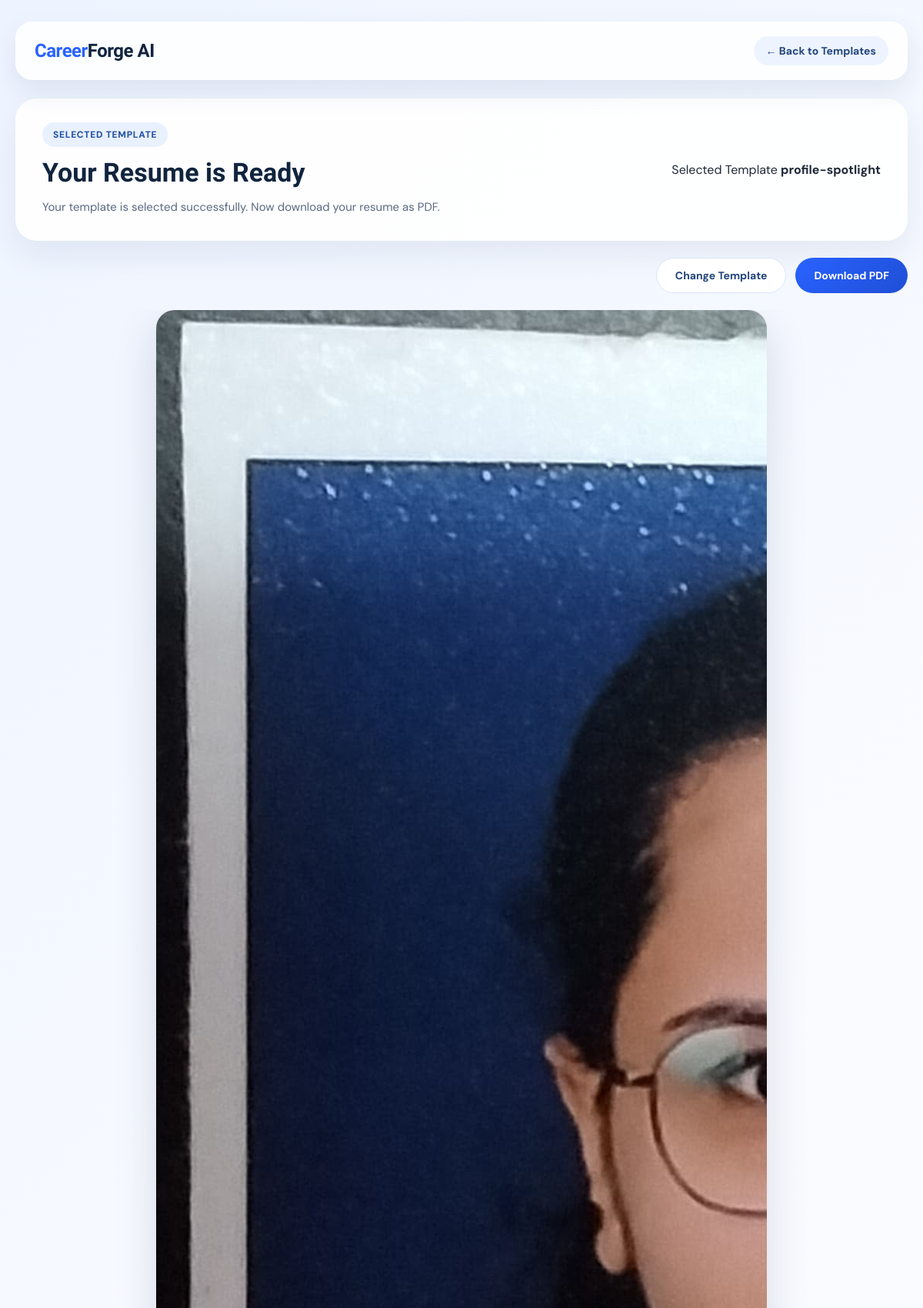
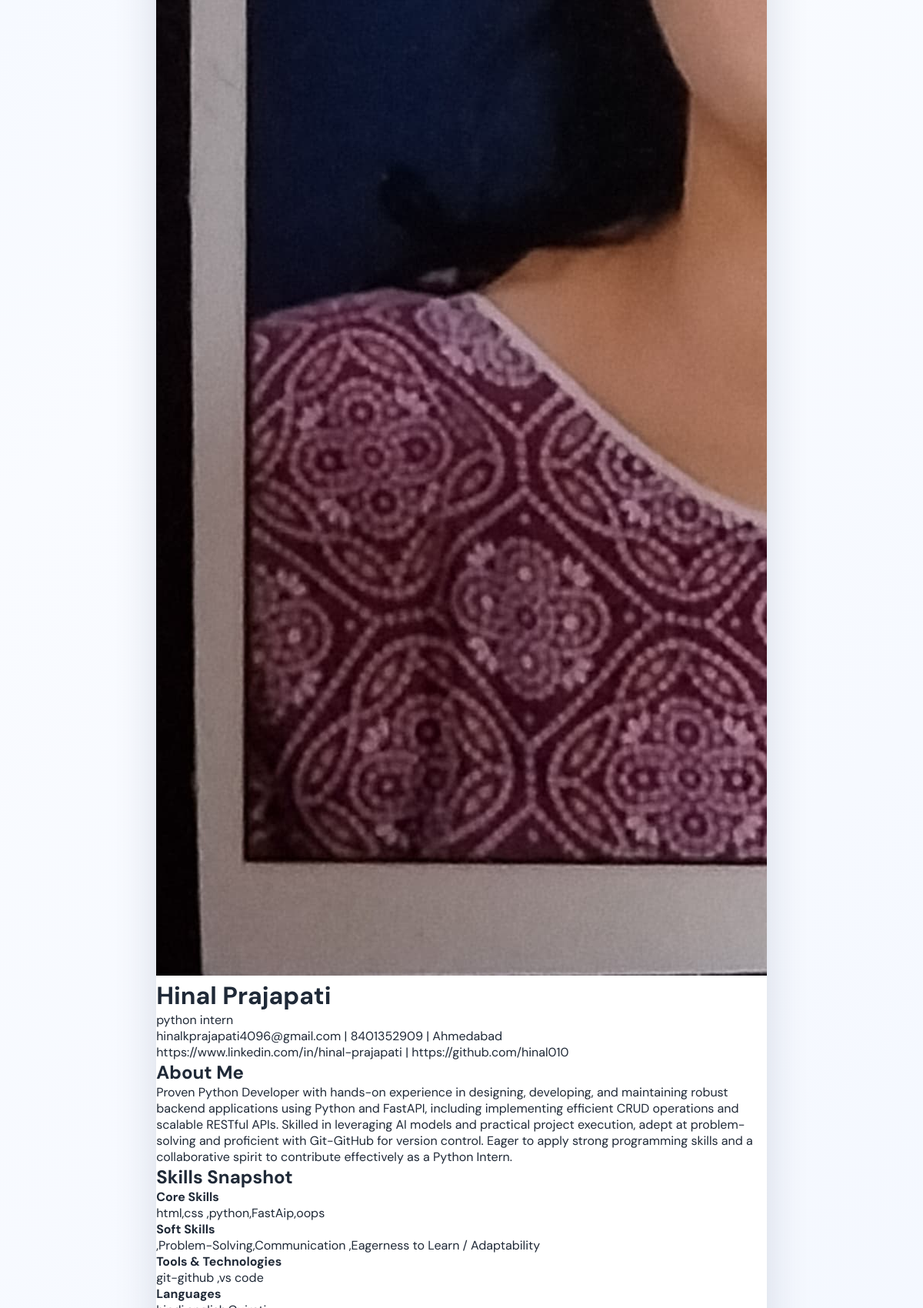
/use_template?template=profile-spotlight (signed in, upper part), run on the app's committed database (2 pictures, top to bottom).
### tables this page shows
CREATE TABLE user_profile (
    id INTEGER PRIMARY KEY AUTOINCREMENT,
    user_id INTEGER UNIQUE,
    full_name TEXT,
    email TEXT,
    contact TEXT,
    location TEXT,
    country TEXT,
    linkedin TEXT,
    github TEXT,
    photo TEXT,
    FOREIGN KEY (user_id) REFERENCES users(id) ON DELETE CASCADE
);

CREATE TABLE user_skills (
    id INTEGER PRIMARY KEY AUTOINCREMENT,
    user_id INTEGER UNIQUE,
    job_role_id INTEGER,
    custom_job_role TEXT,
    core_skills TEXT,
    soft_skills TEXT,
    tools_technologies TEXT,
    languages TEXT,
    missing_skills_suggestions TEXT,
    FOREIGN KEY (user_id) REFERENCES users(id) ON DELETE CASCADE,
    FOREIGN KEY (job_role_id) REFERENCES job_title_master(id)
);

CREATE TABLE professional_summary (
    id INTEGER PRIMARY KEY AUTOINCREMENT,
    user_id INTEGER UNIQUE,
    professional_summary TEXT,
    FOREIGN KEY (user_id) REFERENCES users(id) ON DELETE CASCADE
);

### main.py (the view)
@app.get("/use_template", response_class=HTMLResponse)
def use_template_page(
    request: Request,
    template: str = Query(None)
):
    user = require_login(request)
    if isinstance(user, RedirectResponse):
        return user
    template_map = {
        "classic-edge": "resume_templates/classic_edge.html",
        "nova-grid": "resume_templates/nova_grid.html",
        "profile-spotlight": "resume_templates/profile_spotlight.html",
        "pure-ats": "resume_templates/pure_ats.html",
        "executive-line": "resume_templates/executive_line.html",
        "soft-modern": "resume_templates/soft_modern.html",
    }
    if template not in template_map:
        template = "classic-edge"
    save_selected_template(user["id"], template)
    template_file = template_map[template]
    profile = get_user_profile(user["id"])
    educations = get_education(user["id"])
    experiences = get_experience(user["id"])
    skills = get_skills(user["id"])
    projects = get_projects(user["id"])
    certifications = get_certifications(user["id"])
    summary_row = get_professional_summary(user["id"])
    if skills:
        skills["job_role_text"] = get_job_role_text_from_skills(skills)
    return templates.TemplateResponse(
        request,
        "resume_generate.html",
        {
            "request": request,
            "user": user,
            "profile": profile,
            "educations": educations,
            "experiences": experiences,
            "skills": skills,
            "projects": projects,
            "certifications": certifications,
            "saved_summary": summary_row["professional_summary"] if summary_row else "",
            "selected_template_name": template,
            "template_file": template_file,
            "pdf_mode": False
        }
    )

### template/resume_generate.html (shortened to what this page needs)
<!DOCTYPE html>
<html lang="en">
<head>
    <link rel="stylesheet" href="/static/resume_preview.css">
</head>
<body>
    <div class="page-wrapper {% if pdf_mode %}pdf-mode{% endif %}">
        {% if not pdf_mode %}
        <header class="topbar">
            <div class="logo"><span>Career</span>Forge AI</div>
            <div class="topbar-actions">
                <a href="/choose_template" class="back-link">← Back to Templates</a>
            </div>
        </header>
        <section class="preview-header">
            <div class="preview-header-left">
                <p class="preview-badge">Selected Template</p>
                <h1>Your Resume is Ready</h1>
                <p class="preview-subtext">
                    Your template is selected successfully. Now download your resume as PDF.
                </p>
            </div>
            <div class="preview-header-right">
                <div class="selected-template-box">
                    <span class="selected-label">Selected Template</span>
                    <strong>{{ selected_template_name }}</strong>
                </div>
            </div>
        </section>
        <section class="preview-actions-bar">
            <button type="button" class="secondary-btn" onclick="window.location.href='/choose_template'">
                Change Template
            </button>
            <button type="button" class="primary-btn" onclick="window.location.href='/generate_pdf'">
                Download PDF
            </button>
        </section>
        {% endif %}
        <main class="preview-main">
            <div class="resume-shell">
                <div class="resume-paper template-{{ selected_template_name }}">
                    {% include template_file %}
                </div>
            </div>
        </main>
    </div>
</body>
</html>

### template/resume_templates/profile_spotlight.html (shortened to what this page needs)
<div class="resume-template profile-spotlight-template">
    <header class="spotlight-header">
        <div class="spotlight-left">
            {% if profile and profile.photo %}
            <div class="profile-photo-wrap">
                <img src="http://127.0.0.1:8000{{ profile.photo }}" alt="Profile Photo" class="profile-photo">
            </div>
            {% endif %}
        </div>
        <div class="spotlight-right">
            <h1>{{ profile.full_name if profile and profile.full_name else user.full_name }}</h1>
            <p class="headline-role">
                {% if skills and skills.job_role_text %}
                    {{ skills.job_role_text }}
                {% else %}
                    Professional Resume
                {% endif %}
            </p>
            <div class="resume-contact">
                {% if profile and profile.email %}<span>{{ profile.email }}</span>{% endif %}
                {% if profile and profile.contact %}<span> | {{ profile.contact }}</span>{% endif %}
                {% if profile and profile.location %}<span> | {{ profile.location }}</span>{% endif %}
            </div>
            <div class="resume-contact">
                {% if profile and profile.linkedin %}<span>{{ profile.linkedin }}</span>{% endif %}
                {% if profile and profile.github %}<span> | {{ profile.github }}</span>{% endif %}
            </div>
        </div>
    </header>
    {% if saved_summary %}
    <section class="resume-section">
        <h2>About Me</h2>
        <p>{{ saved_summary }}</p>
    </section>
    {% endif %}
    {% if skills %}
    <section class="resume-section">
        <h2>Skills Snapshot</h2>
        <div class="chip-grid">
            {% if skills.core_skills %}
            <div class="chip-block">
                <strong>Core Skills</strong>
                <p>{{ skills.core_skills }}</p>
            </div>
            {% endif %}
            {% if skills.soft_skills %}
            <div class="chip-block">
                <strong>Soft Skills</strong>
                <p>{{ skills.soft_skills }}</p>
            </div>
            {% endif %}
            {% if skills.tools_technologies %}
            <div class="chip-block">
                <strong>Tools & Technologies</strong>
                <p>{{ skills.tools_technologies }}</p>
            </div>
            {% endif %}
            {% if skills.languages %}
            <div class="chip-block">
                <strong>Languages</strong>
                <p>{{ skills.languages }}</p>
            </div>
            {% endif %}
        </div>
    </section>
    {% endif %}
</div>

### static/resume_preview.css (style rules this page uses)
* { box-sizing: border-box; margin: 0; padding: 0; }
html, body { width: 100%; overflow-x: hidden; }
body { font-family: 'DM Sans', sans-serif; background: linear-gradient(135deg, #eef4ff 0%, #f9fbff 45%, #f3f7ff 100%); color: #1f2937; min-height: 100vh; }
.page-wrapper { width: 100%; min-height: 100vh; padding: 28px 20px 40px; }
.topbar { max-width: 1400px; margin: 0 auto 24px; padding: 18px 24px; background: rgba(255, 255, 255, 0.84); border: 1px solid rgba(255, 255, 255, 0.75); backdrop-filter: blur(12px); border-radius: 22px; display: flex; justify-content: space-between; align-items: center; gap: 18px; box-shadow: 0 14px 34px rgba(35, 69, 122, 0.10); }
.logo { font-family: 'Sora', sans-serif; font-size: 24px; font-weight: 800; color: #10243e; letter-spacing: -0.5px; }
.logo span { color: #2962ff; }
.topbar-actions { display: flex; align-items: center; gap: 12px; }
.back-link { text-decoration: none; color: #23457a; font-weight: 700; font-size: 14px; padding: 10px 16px; border-radius: 999px; background: #edf4ff; transition: 0.25s ease; }
.preview-header { max-width: 1400px; margin: 0 auto 22px; background: rgba(255, 255, 255, 0.9); border-radius: 28px; padding: 30px 34px; display: flex; justify-content: space-between; align-items: center; gap: 24px; box-shadow: 0 18px 40px rgba(31, 55, 100, 0.08); border: 1px solid rgba(255, 255, 255, 0.9); }
.preview-header-left { flex: 1; }
.preview-badge { display: inline-flex; align-items: center; padding: 8px 14px; border-radius: 999px; background: #e9f1ff; color: #2451a6; font-size: 12px; font-weight: 800; letter-spacing: 0.7px; text-transform: uppercase; margin-bottom: 14px; }
.preview-header h1 { font-family: 'Sora', sans-serif; font-size: 34px; line-height: 1.15; color: #10243e; margin-bottom: 12px; }
.preview-subtext { font-size: 15px; line-height: 1.75; color: #5a6881; max-width: 760px; }
.preview-actions-bar { max-width: 1400px; margin: 0 auto 22px; display: flex; justify-content: flex-end; gap: 12px; }
.primary-btn, .secondary-btn { border: none; cursor: pointer; font-family: 'DM Sans', sans-serif; font-weight: 700; font-size: 14px; border-radius: 999px; padding: 13px 24px; transition: 0.25s ease; }
.primary-btn { background: linear-gradient(135deg, #2962ff, #1f4fd6); color: #ffffff; }
.secondary-btn { background: #ffffff; color: #23457a; border: 1px solid #dbe6fa; }
.preview-main { max-width: 1400px; margin: 0 auto; }
.resume-shell { display: flex; justify-content: center; overflow-x: auto; }
.resume-paper { width: 210mm; min-height: 297mm; background: #ffffff; border-radius: 24px; box-shadow: 0 20px 55px rgba(23, 35, 72, 0.14); overflow: hidden; }

### data on the page
user_profile: photo (picture), full_name "Hinal Prajapati", email "hinalkprajapati4096@gmail.com", contact "8401352909", location "Ahmedabad", linkedin "https://www.linkedin.com/in/hinal-prajapati", github "https://github.com/hinal010"
user_skills: job_role_text "python intern", core_skills "html,css ,python,FastAip,oops", soft_skills ",Problem-Solving,Communication ,Eagerness to Learn / Adaptability", tools_technologies "git-github ,vs code"
professional_summary: professional_summary "Proven Python Developer with hands-on experience in designing, developing, and maintaining robust backend applications using Python and FastAPI, including implementing efficient CRUD operations and scalable RESTful APIs. Skilled in leveraging AI models and practical project execution, adept at problem-solving and proficient with Git-GitHub for version control. Eager to apply strong programming skills and a collaborative spirit to contribute effectively as a Python Intern."

### other printed values
{{ selected_template_name }} "profile-spotlight"
